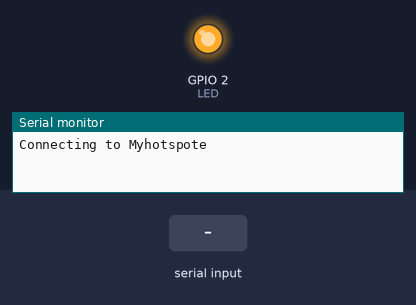
A sketch run on a simulated ESP8266 (NodeMCU). Shown: output pins drawn as LEDs (lit = HIGH), the last lines printed to the serial monitor. The test bench sets the inputs (shaded band). WiFi joins after 1.5 s; servers stay silent unless stated.

Above: at 1.2 s.
1.3 s: "0" received over Serial
At 2.5 s:
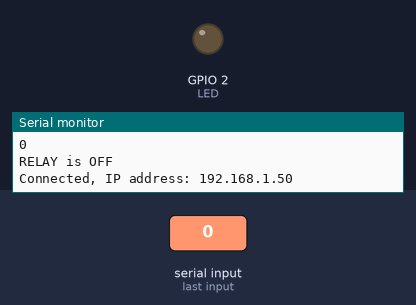
Timing chart, 0 to 4.3 s (numbered marks = the images above; inputs shaded):
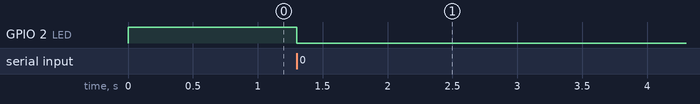

The sketch:

esp8266_BLE.ino
```cpp
#include <ESP8266WiFi.h>
#include <ESP8266HTTPClient.h>

const char* ssid = "Myhotspote";

const char* password = "1234567898";

byte LED = 2;                // device to control
char BT_input = ' ';
String WF_input = " ";
//IPAddress staticIP(192,168,1,22);

//IPAddress gateway(192,168,1,9);

//IPAddress subnet(255,255,255,0);


void setup(void)

{
  Serial.begin(9600);     // default baud rate of module
  pinMode(LED, OUTPUT);
  //Serial.begin(115200);

  Serial.println();

  Serial.printf("Connecting to %s\n", ssid);

  WiFi.begin(ssid, password);

  //WiFi.config(staticIP, gateway, subnet);

  //  while (WiFi.status() != WL_CONNECTED)
  //
  //  {
  //
  //    delay(500);
  //
  //    Serial.print(".");
  //
  //  }

  Serial.println();
  digitalWrite(LED, HIGH);

}
int cnt=0;
void loop() {
  if (WiFi.status() == WL_CONNECTED && cnt>=100)

  {
    Serial.print("Connected, IP address: ");
    Serial.println(WiFi.localIP());
    HTTPClient http;  //Declare an object of class HTTPClient

    http.begin("http://pabloscoba.000webhostapp.com/getdata.php");
    int httpCode = http.GET();
    Serial.println(httpCode);
    if (httpCode > 0) { //Check the returning code

      String payload = http.getString();
      payload.trim();
      Serial.println(payload);
      WF_input = payload;
    }
    http.end();  //Close connection

  }
  if (Serial.available())
  {
    BT_input = Serial.read();

  }
  if ( BT_input == '0' || WF_input == "0")    //ascii code for 0 is dec 48
  {
    digitalWrite(LED, LOW);
    Serial.println(BT_input);
    WF_input = "0";
    BT_input = '0';
    Serial.println("RELAY is OFF");
  }
//  else if ( BT_input == '1' || WF_input == "1")
//  {
//    digitalWrite(LED, HIGH);
//    Serial.println(BT_input);
//    Serial.println("LED is ON");  //ascii code for 1 is dec 49
//  }
cnt++;
delay(10);
}
```

Measured:
- after the input at 1.3 s, GPIO 2 (LED): HIGH → LOW at once
